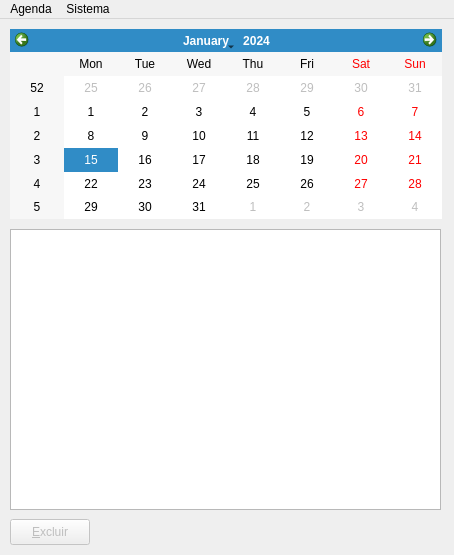
<?xml version="1.0" encoding="UTF-8"?>
<ui version="4.0">
 <class>MainWindow</class>
 <widget class="QMainWindow" name="MainWindow">
  <property name="geometry">
   <rect>
    <x>0</x>
    <y>0</y>
    <width>454</width>
    <height>555</height>
   </rect>
  </property>
  <property name="sizePolicy">
   <sizepolicy hsizetype="Fixed" vsizetype="Fixed">
    <horstretch>0</horstretch>
    <verstretch>0</verstretch>
   </sizepolicy>
  </property>
  <property name="maximumSize">
   <size>
    <width>454</width>
    <height>555</height>
   </size>
  </property>
  <property name="windowTitle">
   <string>Agenda</string>
  </property>
  <widget class="QWidget" name="centralwidget">
   <widget class="QCalendarWidget" name="calendario">
    <property name="geometry">
     <rect>
      <x>10</x>
      <y>10</y>
      <width>432</width>
      <height>190</height>
     </rect>
    </property>
   </widget>
   <widget class="QPushButton" name="excluir">
    <property name="enabled">
     <bool>false</bool>
    </property>
    <property name="geometry">
     <rect>
      <x>10</x>
      <y>500</y>
      <width>80</width>
      <height>26</height>
     </rect>
    </property>
    <property name="text">
     <string>&amp;Excluir</string>
    </property>
   </widget>
   <widget class="QListWidget" name="lista">
    <property name="geometry">
     <rect>
      <x>10</x>
      <y>210</y>
      <width>431</width>
      <height>281</height>
     </rect>
    </property>
    <property name="layoutMode">
     <enum>QListView::SinglePass</enum>
    </property>
   </widget>
  </widget>
  <widget class="QMenuBar" name="menubar">
   <property name="geometry">
    <rect>
     <x>0</x>
     <y>0</y>
     <width>454</width>
     <height>21</height>
    </rect>
   </property>
   <widget class="QMenu" name="menuAgenda">
    <property name="title">
     <string>Agenda</string>
    </property>
    <addaction name="actionNova"/>
   </widget>
   <widget class="QMenu" name="menuSistema">
    <property name="title">
     <string>Sistema</string>
    </property>
    <addaction name="actionSair"/>
   </widget>
   <addaction name="menuAgenda"/>
   <addaction name="menuSistema"/>
  </widget>
  <action name="actionSair">
   <property name="text">
    <string>Sair</string>
   </property>
  </action>
  <action name="actionNova">
   <property name="text">
    <string>Nova</string>
   </property>
  </action>
 </widget>
 <resources/>
 <connections/>
</ui>
